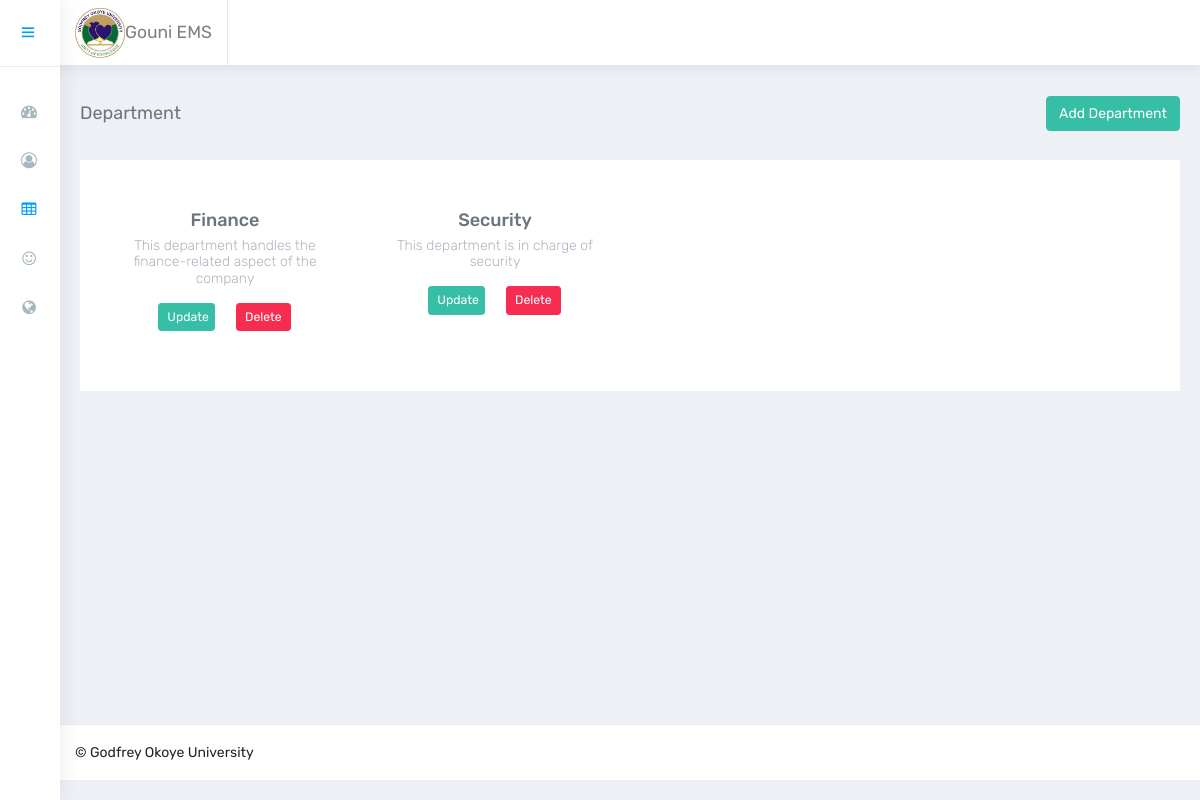
Page /dashboard/department/list on the committed database.
### core/models.py (models this page shows, shortened)
class Department(models.Model):
    title = models.CharField(max_length=25)
    description = models.TextField()
    created_at = models.DateTimeField(auto_now=True)

### core/views.py (the view)
# urls.py: path(r'dashboard/department/list', views.DepartmentListView.as_view(), name='department_list'),
class DepartmentListView(ListView):
    model = Department
    template_name = 'dashboard/department/list.html'

### core/templates/dashboard/department/list.html
{% extends 'dashboard/base.html' %}
{% block content %}
<div class="container-fluid">
    <div class="row page-titles">
        <div class="col-md-5 align-self-center">
            <h4 class="text-themecolor">Department</h4>
        </div>
        <div class="col-md-7 align-self-center text-right">
            <div class="d-flex justify-content-end align-items-center">
                <a href="{% url 'core:department_create' %}" class="btn btn-success d-none d-lg-block m-l-15">Add
                    Department</a>
            </div>
        </div>
    </div>
    <div class="row">
        <div class="col-12">
            <div class="card">
                <div class="card-body">
                    <div class="row">
                        {% for department in department_list %}
                        <div class="col-3">
                            <div class="card">
                                <div class="card-body">
                                    <center>
                                        <h4 class="card-title m-t-10">{{department.title}}</h4>
                                        <h6 class="card-subtitle">{{department.description}}</h6>
                                        <div class="row text-center justify-content-md-center">
                                            <div class="col-4"><a
                                                    href="{% url 'core:department_update' department.id %}"
                                                    class="btn btn-success btn-sm d-none d-lg-block">Update
                                                </a></div>
                                            <div class="col-4"><a
                                                    href="{% url 'core:department_delete' department.id %}"
                                                    class="btn btn-sm btn-danger">Delete
                                                </a></div>
                                        </div>
                                    </center>
                                </div>
                            </div>
                        </div>
                        {% endfor %}
                    </div>
                </div>
            </div>
        </div>
    </div>
</div>
{% endblock content %}

### rows in the picture
Department: title "Finance", description "This department handles the finance-related aspect of the company"
Department: title "Security", description "This department is in charge of security"
